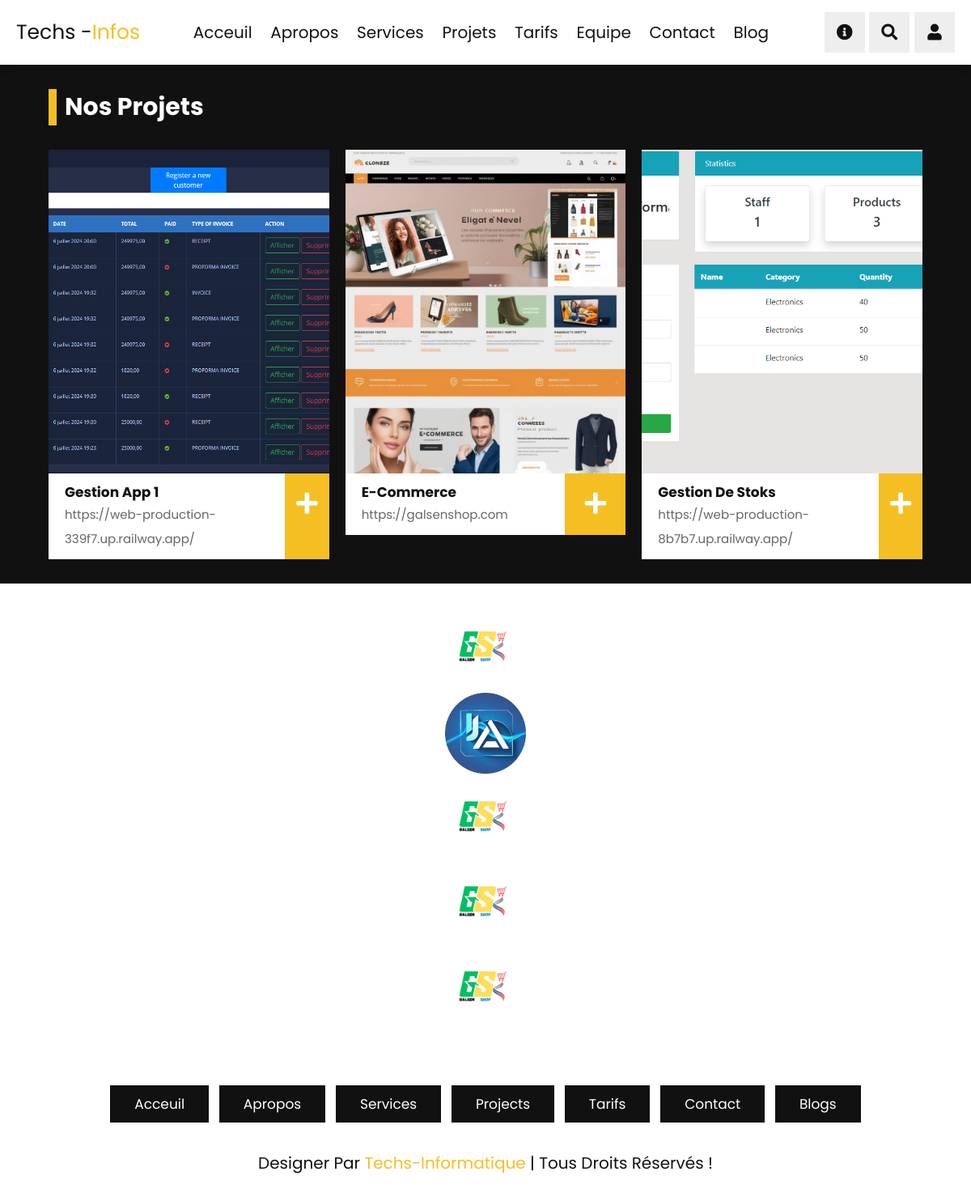
Screenshot of /projets with the database file from the repository.
### tech/models.py (models this page shows)
class Projets(models.Model):
    title = models.CharField(max_length=5000)
    description = models.TextField(max_length=2000)
    lien = models.CharField(max_length=500)
    image = models.ImageField()
    date = models.DateField(auto_now_add=True)

### tech/views.py (the view)
# urls.py: path("projets", views.projets, name="projets"),
def projets(request):
    myprojet = Projets.objects.all()
    context = {
        "myprojet": myprojet
    }
    return render(request, "solution/projects.html", context)

### tech/templates/solution/projects.html (shortened to what this page needs)
{% extends 'base.html' %} {% load static %}{% block content %}
<section class="projects" id="projects">
   <h1 class="heading"> nos projets </h1>
   <div class="box-container">
      {% for projets in myprojet %}
      <a href="{{projets.image.url}}" class="box">
         <div class="image">
            <img src="{{projets.image.url}}" alt="">
         </div>
         <div class="content">
            <div class="info">
               <h3>{{projets.title}}</h3>
               <p>{{projets.lien}}</p>
            </div>
            <i class="fas fa-plus"></i>
         </div>
      </a>
      {% endfor %}
   </div>
</section>
{% endblock content %}

### tech/static/css/style.css (style rules this page uses)
:root { --yellow: #f5bf23; --black: #111; --white: #fff; --light-color: #666; --light-bg: #eee; --box-shadow: 0 .5rem 1rem rgba(0, 0, 0, .1); --border: .1rem solid rgba(0, 0, 0, .3); }
* { font-family: 'Poppins', sans-serif; margin: 0; padding: 0; -webkit-box-sizing: border-box; box-sizing: border-box; outline: none; border: none; text-decoration: none; }
html { font-size: 62.5%; overflow-x: hidden; scroll-behavior: smooth; scroll-padding-top: 7rem; }
section { padding: 5rem 10%; }
.heading { margin-bottom: 3rem; font-size: 3rem; color: var(--black); text-transform: capitalize; padding-left: 1rem; border-left: 1rem solid var(--yellow); }
.projects { background: var(--black); }
.projects .heading { color: var(--white); }
.projects .box-container { display: -ms-grid; display: grid; -ms-grid-columns: (minmax(30rem, 1fr))[auto-fit]; grid-template-columns: repeat(auto-fit, minmax(30rem, 1fr)); gap: 2rem; }
.projects .box-container .box { cursor: initial; }
.projects .box-container .box .image { height: 40rem; overflow: hidden; }
.projects .box-container .box .image img { height: 100%; width: 100%; -o-object-fit: cover; object-fit: cover; -webkit-transition: .2s linear; transition: .2s linear; }
.projects .box-container .box .content { display: -webkit-box; display: -ms-flexbox; display: flex; background: var(--white); -webkit-box-pack: justify; -ms-flex-pack: justify; justify-content: space-between; }
.projects .box-container .box .content .info { padding: 1rem 2rem; }
.projects .box-container .box .content .info h3 { font-size: 1.7rem; color: var(--black); text-transform: capitalize; }
.projects .box-container .box .content .info p { font-size: 1.5rem; color: var(--light-color); line-height: 2; }
.projects .box-container .box .content i { width: 7.5rem; font-size: 3rem; background: var(--yellow); color: var(--white); cursor: pointer; text-align: center; line-height: 7.5rem; }
@media (max-width: 1200px) { section { padding: 3rem 5%; } }

### rows the page displays
Projets: image (picture), title "Gestion App 1", lien "https://web-production-339f7.up.railway.app/"
Projets: image (picture), title "E-Commerce", lien "https://galsenshop.com"
Projets: image (picture), title "Gestion De Stoks", lien "https://web-production-8b7b7.up.railway.app/"
